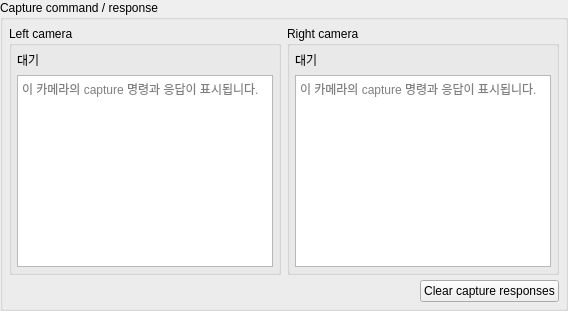
<ui version="4.0">
  <class>Form</class>
  <widget class="QGroupBox" name="group">
    <property name="title">
      <string>Capture command / response</string>
    </property>
    <property name="minimumSize">
      <size>
        <width>0</width>
        <height>0</height>
      </size>
    </property>
    <property name="maximumSize">
      <size>
        <width>16777215</width>
        <height>16777215</height>
      </size>
    </property>
    <layout class="QVBoxLayout" name="formLayout">
      <property name="leftMargin">
        <number>6</number>
      </property>
      <property name="topMargin">
        <number>6</number>
      </property>
      <property name="rightMargin">
        <number>6</number>
      </property>
      <property name="bottomMargin">
        <number>6</number>
      </property>
      <property name="spacing">
        <number>5</number>
      </property>
      <item>
        <layout class="QHBoxLayout" name="split">
          <property name="leftMargin">
            <number>0</number>
          </property>
          <property name="topMargin">
            <number>0</number>
          </property>
          <property name="rightMargin">
            <number>0</number>
          </property>
          <property name="bottomMargin">
            <number>0</number>
          </property>
          <property name="spacing">
            <number>6</number>
          </property>
          <item>
            <widget class="QGroupBox" name="item1">
              <property name="title">
                <string>Left camera</string>
              </property>
              <property name="minimumSize">
                <size>
                  <width>0</width>
                  <height>0</height>
                </size>
              </property>
              <property name="maximumSize">
                <size>
                  <width>16777215</width>
                  <height>16777215</height>
                </size>
              </property>
              <layout class="QVBoxLayout" name="item2">
                <property name="leftMargin">
                  <number>5</number>
                </property>
                <property name="topMargin">
                  <number>5</number>
                </property>
                <property name="rightMargin">
                  <number>5</number>
                </property>
                <property name="bottomMargin">
                  <number>5</number>
                </property>
                <property name="spacing">
                  <number>6</number>
                </property>
                <item>
                  <widget class="QLabel" name="calibration_capture_response_status_left">
                    <property name="text">
                      <string>대기</string>
                    </property>
                    <property name="wordWrap">
                      <bool>true</bool>
                    </property>
                    <property name="minimumSize">
                      <size>
                        <width>0</width>
                        <height>0</height>
                      </size>
                    </property>
                    <property name="maximumSize">
                      <size>
                        <width>16777215</width>
                        <height>16777215</height>
                      </size>
                    </property>
                  </widget>
                </item>
                <item>
                  <widget class="QPlainTextEdit" name="calibration_capture_response_edits_left">
                    <property name="placeholderText">
                      <string>이 카메라의 capture 명령과 응답이 표시됩니다.</string>
                    </property>
                    <property name="minimumSize">
                      <size>
                        <width>0</width>
                        <height>92</height>
                      </size>
                    </property>
                    <property name="maximumSize">
                      <size>
                        <width>16777215</width>
                        <height>16777215</height>
                      </size>
                    </property>
                    <property name="readOnly">
                      <bool>true</bool>
                    </property>
                  </widget>
                </item>
              </layout>
            </widget>
          </item>
          <item>
            <widget class="QGroupBox" name="side_group">
              <property name="title">
                <string>Right camera</string>
              </property>
              <property name="minimumSize">
                <size>
                  <width>0</width>
                  <height>0</height>
                </size>
              </property>
              <property name="maximumSize">
                <size>
                  <width>16777215</width>
                  <height>16777215</height>
                </size>
              </property>
              <layout class="QVBoxLayout" name="side_layout">
                <property name="leftMargin">
                  <number>5</number>
                </property>
                <property name="topMargin">
                  <number>5</number>
                </property>
                <property name="rightMargin">
                  <number>5</number>
                </property>
                <property name="bottomMargin">
                  <number>5</number>
                </property>
                <property name="spacing">
                  <number>6</number>
                </property>
                <item>
                  <widget class="QLabel" name="calibration_capture_response_status_right">
                    <property name="text">
                      <string>대기</string>
                    </property>
                    <property name="wordWrap">
                      <bool>true</bool>
                    </property>
                    <property name="minimumSize">
                      <size>
                        <width>0</width>
                        <height>0</height>
                      </size>
                    </property>
                    <property name="maximumSize">
                      <size>
                        <width>16777215</width>
                        <height>16777215</height>
                      </size>
                    </property>
                  </widget>
                </item>
                <item>
                  <widget class="QPlainTextEdit" name="calibration_capture_response_edits_right">
                    <property name="placeholderText">
                      <string>이 카메라의 capture 명령과 응답이 표시됩니다.</string>
                    </property>
                    <property name="minimumSize">
                      <size>
                        <width>0</width>
                        <height>92</height>
                      </size>
                    </property>
                    <property name="maximumSize">
                      <size>
                        <width>16777215</width>
                        <height>16777215</height>
                      </size>
                    </property>
                    <property name="readOnly">
                      <bool>true</bool>
                    </property>
                  </widget>
                </item>
              </layout>
            </widget>
          </item>
        </layout>
      </item>
      <item>
        <layout class="QHBoxLayout" name="actions">
          <property name="leftMargin">
            <number>0</number>
          </property>
          <property name="topMargin">
            <number>0</number>
          </property>
          <property name="rightMargin">
            <number>0</number>
          </property>
          <property name="bottomMargin">
            <number>0</number>
          </property>
          <property name="spacing">
            <number>5</number>
          </property>
          <item>
            <spacer name="item3">
              <property name="orientation">
                <enum>Qt::Horizontal</enum>
              </property>
              <property name="sizeHint">
                <size>
                  <width>0</width>
                  <height>0</height>
                </size>
              </property>
            </spacer>
          </item>
          <item>
            <widget class="QPushButton" name="clear_button">
              <property name="text">
                <string>Clear capture responses</string>
              </property>
              <property name="minimumSize">
                <size>
                  <width>0</width>
                  <height>0</height>
                </size>
              </property>
              <property name="maximumSize">
                <size>
                  <width>16777215</width>
                  <height>16777215</height>
                </size>
              </property>
              <property name="captureClear" stdset="0">
                <bool>true</bool>
              </property>
            </widget>
          </item>
        </layout>
      </item>
    </layout>
  </widget>
  <resources />
  <connections />
</ui>
